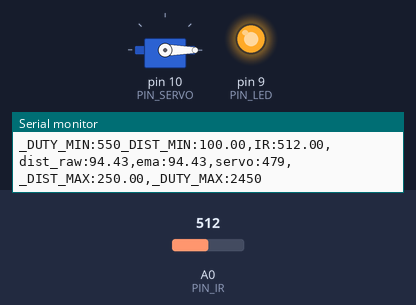
Recording of a sketch running on a simulated Arduino Uno, built with avr-gcc and run on an emulated ATmega328P. Shown: servo, output pins drawn as LEDs (lit = HIGH), the last lines printed to the serial monitor. The test bench sets the inputs (shaded band); at power-on: A0 (PIN_IR) = 512.

Above: at 1.2 s.
1.3 s: A0 (PIN_IR) set to 483
At 2.5 s:
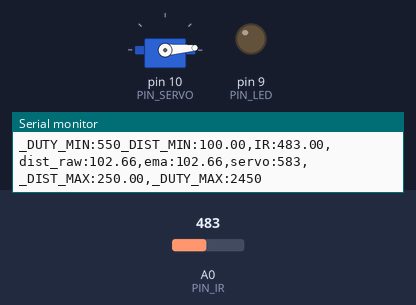
3.0 s: A0 (PIN_IR) set to 306
At 3.6 s:
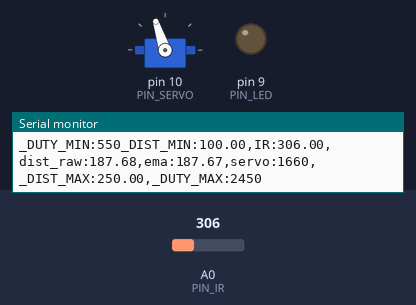
4.7 s: A0 (PIN_IR) set to 240
At 5.8 s:
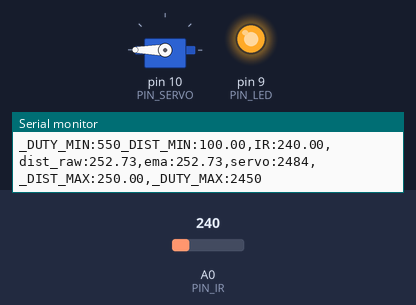
6.3 s: A0 (PIN_IR) set to 243
At 7.5 s:
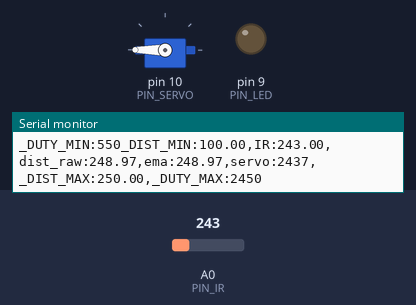
7.8 s: A0 (PIN_IR) set to 260
At 9.1 s:
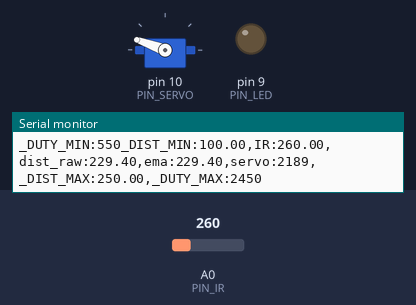
9.4 s: A0 (PIN_IR) set to 122
At 9.9 s:
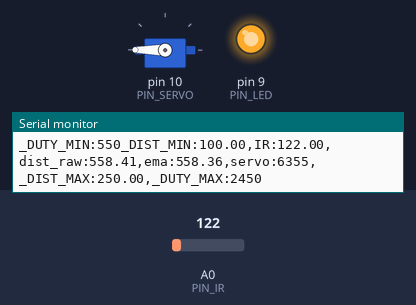
Timing chart, 0 to 11.9 s (numbered marks = the images above; inputs shaded):
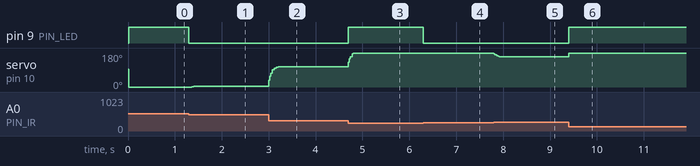

Measured:
- the behaviour switches between 492 and 491 on A0 (PIN_IR) (found by bisection; images 0 and 1)
- the behaviour switches between 242 and 243 on A0 (PIN_IR) (found by bisection; images 3 and 4)
- after the input at 1.3 s, pin 9 (PIN_LED): HIGH → LOW at once; servo on pin 10 (PIN_SERVO): 0° → 3° after 0.06 s, → 4° 0.14 s later
- after the input at 3.0 s, servo on pin 10 (PIN_SERVO): moves from 4° to 108° over 0.26 s, starting at once
- after the input at 4.7 s, pin 9 (PIN_LED): LOW → HIGH at once; servo on pin 10 (PIN_SERVO): 108° → 180° at once
- after the input at 6.3 s, pin 9 (PIN_LED): HIGH → LOW at once
- after the input at 7.8 s, servo on pin 10 (PIN_SERVO): 180° → 160° at once
- after the input at 9.4 s, pin 9 (PIN_LED): LOW → HIGH at once; servo on pin 10 (PIN_SERVO): 160° → 180° at once

The sketch:

17_example_3.ino
```cpp
#include <Servo.h>

// Arduino pin assignment

#define PIN_IR    0         // IR sensor at Pin A0
#define PIN_LED   9
#define PIN_SERVO 10

#define _DUTY_MIN 550  // servo full clock-wise position (0 degree)
#define _DUTY_NEU 1500  // servo neutral position (90 degree)
#define _DUTY_MAX 2450  // servo full counter-clockwise position (180 degree)

#define _DIST_MIN  100.0   // minimum distance 100mm
#define _DIST_MAX  250.0   // maximum distance 250mm

#define EMA_ALPHA  0.3      // for EMA Filter

#define LOOP_INTERVAL 20   // Loop Interval (unit: msec)

Servo myservo;
unsigned long last_loop_time;   // unit: msec

float dist_prev = _DIST_MIN;
float dist_ema = _DIST_MIN;

void setup()
{
  pinMode(PIN_LED, OUTPUT);

  myservo.attach(PIN_SERVO);
  myservo.writeMicroseconds(_DUTY_NEU);

  Serial.begin(1000000);    // 1,000,000 bps
}

void loop()
{
  unsigned long time_curr = millis();
  int duty;
  float a_value, dist_raw;

  // wait until next event time
  if (time_curr < (last_loop_time + LOOP_INTERVAL))
    return;
  last_loop_time += LOOP_INTERVAL;

  a_value = analogRead(PIN_IR);
  dist_raw = ((6762.0 / (a_value - 9.0)) - 4.0) * 10.0;

  if (dist_raw>_DIST_MIN && dist_raw<_DIST_MAX){ // Put range Filter code here (_DIST_MIN ~ _DIST_MAX)
    digitalWrite(PIN_LED, LOW);
  }
  else{
    digitalWrite(PIN_LED, HIGH);
  }
  // and turn on LED if the distance is in the range

  dist_ema = EMA_ALPHA*dist_raw + (1-EMA_ALPHA)*dist_ema;// Put EMA filter code here

  duty = (dist_ema - _DIST_MIN) * (_DUTY_MAX - _DUTY_MIN) / (_DIST_MAX - _DIST_MIN) + _DUTY_MIN; //map함수 구현

  //duty = map(dist_ema, _DIST_MIN, _DIST_MAX, _DUTY_MIN, _DUTY_MAX);
  //  Put map() equivalent code here

  myservo.writeMicroseconds(duty);

  Serial.print("_DUTY_MIN:");  Serial.print(_DUTY_MIN);
  Serial.print("_DIST_MIN:");  Serial.print(_DIST_MIN);
  Serial.print(",IR:");        Serial.print(a_value);
  Serial.print(",dist_raw:");  Serial.print(dist_raw);
  Serial.print(",ema:");       Serial.print(dist_ema);
  Serial.print(",servo:");     Serial.print(duty);
  Serial.print(",_DIST_MAX:"); Serial.print(_DIST_MAX);
  Serial.print(",_DUTY_MAX:"); Serial.print(_DUTY_MAX);
  Serial.println("");
}
```
